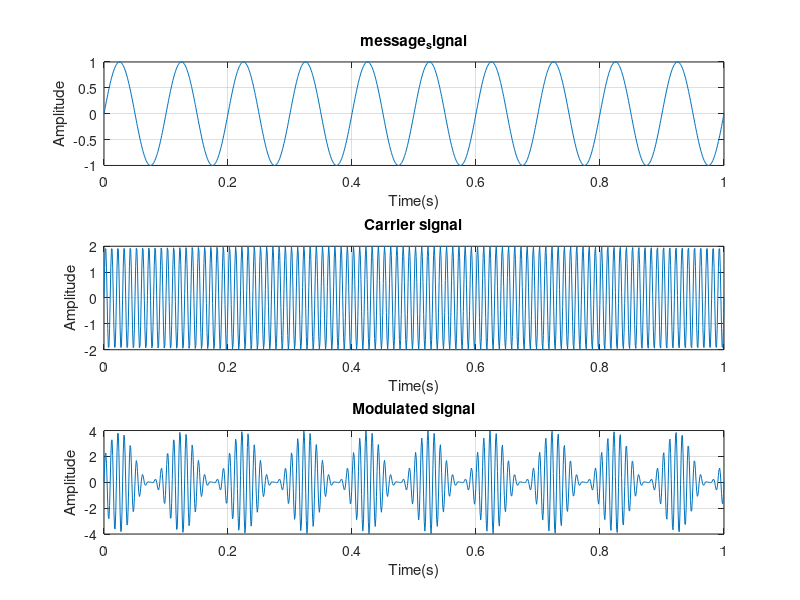
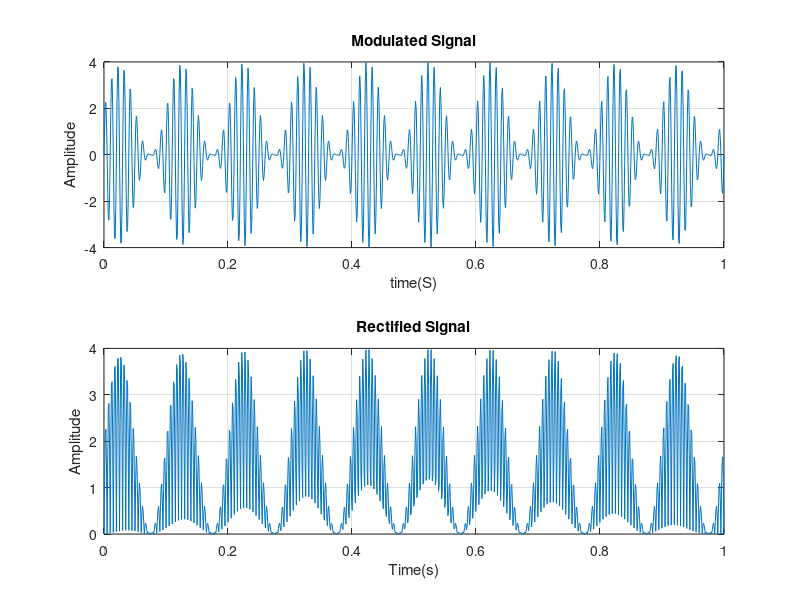
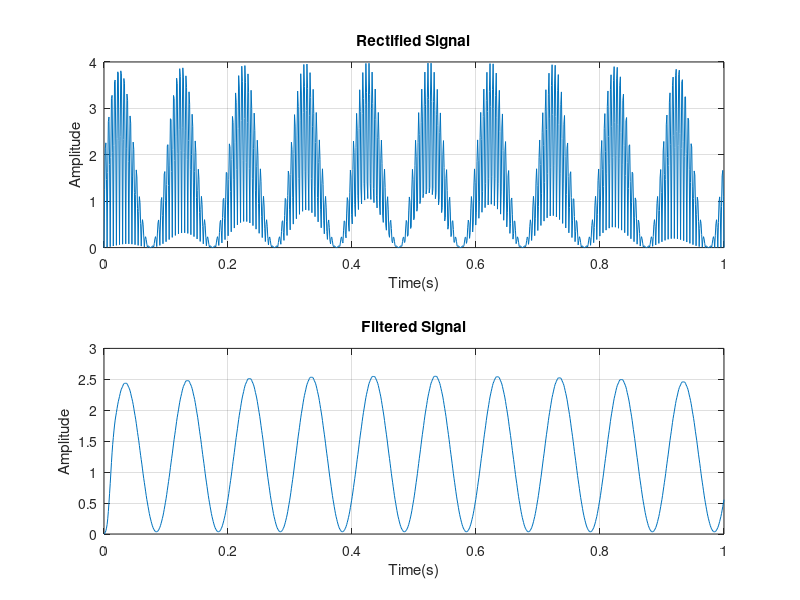

Write the MATLAB code that produced these figures, in order.
clear all
clc

%time parameter
fs = 1000;
t = linspace(0 , 1, 1000);

%message signal parameter
fm = 10;
am = 1;
message_signal = am * sin(2 * pi * fm.*t);

%carrier signal parameter
fc = 100;
ac = 2;
carrier_signal = ac * sin(2 * pi * fc.* t);

%perform amplitude modulation 
modulated_signal = (1 + message_signal) .* carrier_signal;

%% plotting
figure 
subplot(3 , 1 , 1)
plot(t , message_signal)
title('message_signal')
xlabel('Time(s)')
ylabel('Amplitude')
grid on

subplot(3 , 1 , 2)
plot(t , carrier_signal)
title('Carrier signal')
xlabel('Time(s)')
ylabel('Amplitude')
grid on

subplot(3 ,1, 3)
plot(t , modulated_signal)
title('Modulated signal')
xlabel('Time(s)')
ylabel('Amplitude')
grid on
%Demodulation
rectified_signal = abs(modulated_signal);
%% ploting
figure;
subplot(2 , 1 ,1)
plot(t , modulated_signal);
title('Modulated Signal')
xlabel('time(S)');
ylabel('Amplitude')
grid on

subplot(2 , 1, 2);
plot(t , rectified_signal)
title('Rectified Signal')
xlabel('Time(s)');
ylabel('Amplitude');
grid on

%low pass filter parameters
cutoff_freq = 20;
numtaps = 20;
normalized_cuttoff_freq = cutoff_freq / (fs / 2);
fir_coeff= fir1(numtaps-1, normalized_cuttoff_freq, "low");
filetered_signal = filter(fir_coeff, 1, rectified_signal);

%% ploting
figure;
subplot(2 , 1 , 1);
plot(t , rectified_signal);
title('Rectified Signal');
xlabel('Time(s)');
ylabel('Amplitude');
grid on;

subplot(2 , 1, 2);
plot(t , filetered_signal);
title('Filtered Signal');
xlabel('Time(s)');
ylabel('Amplitude');
grid on





















